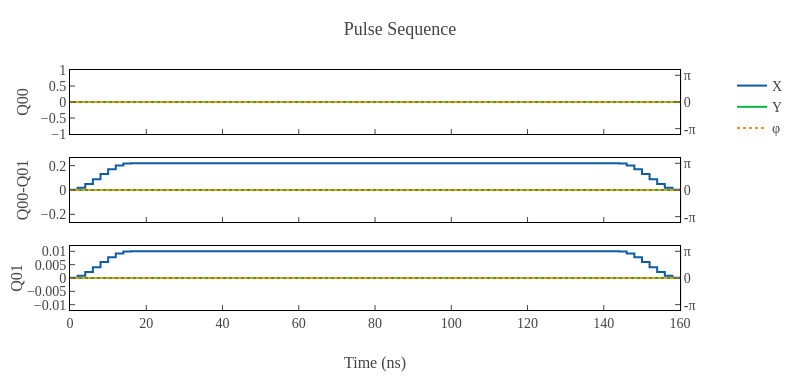

Write notebook code for a chart like this one.
### Markdown cell above
## 6. Inspect the cached `ZX90` schedule

Plot the calibrated schedule so you can inspect the pulse structure directly.

### Code cell
zx90 = exp.zx90(cr_control, cr_target)

display(zx90.plot())

### Figure 1 — Plotly figure (JSON) as saved in the notebook; plotly's stock layout.template omitted (floating-point values rounded to 4 significant figures)
{"data": [{"line": {"color": "#0C5DA5", "shape": "hv"}, "mode": "lines", "name": "X", "showlegend": true, "type": "scatter", "x": [0, 2, 4, 6, 8, 10, 12, 14, 16, 18, 20, 22, 24, 26, 28, 30, 32, 34, 36, 38, 40, 42, 44, 46, 48, 50, 52, 54, 56, 58, 60, 62, 64, 66, 68, 70, 72, 74, 76, 78, 80, 82, 84, 86, 88, 90, 92, 94, 96, 98, 100, 102, 104, 106, 108, 110, 112, 114, 116, 118, 120, 122, 124, 126, 128, 130, 132, 134, 136, 138, 140, 142, 144, 146, 148, 150, 152, 154, 156, 158, 160], "xaxis": "x", "y": [0, 0, 0, 0, 0, 0, 0, 0, 0, 0, 0, 0, 0, 0, 0, 0, 0, 0, 0, 0, 0, 0, 0, 0, 0, 0, 0, 0, 0, 0, 0, 0, 0, 0, 0, 0, 0, 0, 0, 0, 0, 0, 0, 0, 0, 0, 0, 0, 0, 0, 0, 0, 0, 0, 0, 0, 0, 0, 0, 0, 0, 0, 0, 0, 0, 0, 0, 0, 0, 0, 0, 0, 0, 0, 0, 0, 0, 0, 0, 0, 0], "yaxis": "y"}, {"line": {"color": "#00B945", "shape": "hv"}, "mode": "lines", "name": "Y", "showlegend": true, "type": "scatter", "x": [0, 2, 4, 6, 8, 10, 12, 14, 16, 18, 20, 22, 24, 26, 28, 30, 32, 34, 36, 38, 40, 42, 44, 46, 48, 50, 52, 54, 56, 58, 60, 62, 64, 66, 68, 70, 72, 74, 76, 78, 80, 82, 84, 86, 88, 90, 92, 94, 96, 98, 100, 102, 104, 106, 108, 110, 112, 114, 116, 118, 120, 122, 124, 126, 128, 130, 132, 134, 136, 138, 140, 142, 144, 146, 148, 150, 152, 154, 156, 158, 160], "xaxis": "x", "y": [0, 0, 0, 0, 0, 0, 0, 0, 0, 0, 0, 0, 0, 0, 0, 0, 0, 0, 0, 0, 0, 0, 0, 0, 0, 0, 0, 0, 0, 0, 0, 0, 0, 0, 0, 0, 0, 0, 0, 0, 0, 0, 0, 0, 0, 0, 0, 0, 0, 0, 0, 0, 0, 0, 0, 0, 0, 0, 0, 0, 0, 0, 0, 0, 0, 0, 0, 0, 0, 0, 0, 0, 0, 0, 0, 0, 0, 0, 0, 0, 0], "yaxis": "y"}, {"line": {"color": "#FF9500", "dash": "dot", "shape": "hv"}, "mode": "lines", "name": "φ", "showlegend": true, "type": "scatter", "x": [0, 2, 4, 6, 8, 10, 12, 14, 16, 18, 20, 22, 24, 26, 28, 30, 32, 34, 36, 38, 40, 42, 44, 46, 48, 50, 52, 54, 56, 58, 60, 62, 64, 66, 68, 70, 72, 74, 76, 78, 80, 82, 84, 86, 88, 90, 92, 94, 96, 98, 100, 102, 104, 106, 108, 110, 112, 114, 116, 118, 120, 122, 124, 126, 128, 130, 132, 134, 136, 138, 140, 142, 144, 146, 148, 150, 152, 154, 156, 158, 160], "xaxis": "x", "y": [0, 0, 0, 0, 0, 0, 0, 0, 0, 0, 0, 0, 0, 0, 0, 0, 0, 0, 0, 0, 0, 0, 0, 0, 0, 0, 0, 0, 0, 0, 0, 0, 0, 0, 0, 0, 0, 0, 0, 0, 0, 0, 0, 0, 0, 0, 0, 0, 0, 0, 0, 0, 0, 0, 0, 0, 0, 0, 0, 0, 0, 0, 0, 0, 0, 0, 0, 0, 0, 0, 0, 0, 0, 0, 0, 0, 0, 0, 0, 0, 0], "yaxis": "y2"}, {"line": {"color": "#0C5DA5", "shape": "hv"}, "mode": "lines", "name": "X", "showlegend": false, "type": "scatter", "x": [0, 2, 4, 6, 8, 10, 12, 14, 16, 18, 20, 22, 24, 26, 28, 30, 32, 34, 36, 38, 40, 42, 44, 46, 48, 50, 52, 54, 56, 58, 60, 62, 64, 66, 68, 70, 72, 74, 76, 78, 80, 82, 84, 86, 88, 90, 92, 94, 96, 98, 100, 102, 104, 106, 108, 110, 112, 114, 116, 118, 120, 122, 124, 126, 128, 130, 132, 134, 136, 138, 140, 142, 144, 146, 148, 150, 152, 154, 156, 158, 160], "xaxis": "x2", "y": [0.002102, 0.01843, 0.04861, 0.08804, 0.1307, 0.1702, 0.2003, 0.2167, 0.2188, 0.2188, 0.2188, 0.2188, 0.2188, 0.2188, 0.2188, 0.2188, 0.2188, 0.2188, 0.2188, 0.2188, 0.2188, 0.2188, 0.2188, 0.2188, 0.2188, 0.2188, 0.2188, 0.2188, 0.2188, 0.2188, 0.2188, 0.2188, 0.2188, 0.2188, 0.2188, 0.2188, 0.2188, 0.2188, 0.2188, 0.2188, 0.2188, 0.2188, 0.2188, 0.2188, 0.2188, 0.2188, 0.2188, 0.2188, 0.2188, 0.2188, 0.2188, 0.2188, 0.2188, 0.2188, 0.2188, 0.2188, 0.2188, 0.2188, 0.2188, 0.2188, 0.2188, 0.2188, 0.2188, 0.2188, 0.2188, 0.2188, 0.2188, 0.2188, 0.2188, 0.2188, 0.2188, 0.2188, 0.2167, 0.2003, 0.1702, 0.1307, 0.08804, 0.04861, 0.01843, 0.002102, 0.002102], "yaxis": "y3"}, {"line": {"color": "#00B945", "shape": "hv"}, "mode": "lines", "name": "Y", "showlegend": false, "type": "scatter", "x": [0, 2, 4, 6, 8, 10, 12, 14, 16, 18, 20, 22, 24, 26, 28, 30, 32, 34, 36, 38, 40, 42, 44, 46, 48, 50, 52, 54, 56, 58, 60, 62, 64, 66, 68, 70, 72, 74, 76, 78, 80, 82, 84, 86, 88, 90, 92, 94, 96, 98, 100, 102, 104, 106, 108, 110, 112, 114, 116, 118, 120, 122, 124, 126, 128, 130, 132, 134, 136, 138, 140, 142, 144, 146, 148, 150, 152, 154, 156, 158, 160], "xaxis": "x2", "y": [0, 0, 0, 0, 0, 0, 0, 0, 0, 0, 0, 0, 0, 0, 0, 0, 0, 0, 0, 0, 0, 0, 0, 0, 0, 0, 0, 0, 0, 0, 0, 0, 0, 0, 0, 0, 0, 0, 0, 0, 0, 0, 0, 0, 0, 0, 0, 0, 0, 0, 0, 0, 0, 0, 0, 0, 0, 0, 0, 0, 0, 0, 0, 0, 0, 0, 0, 0, 0, 0, 0, 0, 0, 0, 0, 0, 0, 0, 0, 0, 0], "yaxis": "y3"}, {"line": {"color": "#FF9500", "dash": "dot", "shape": "hv"}, "mode": "lines", "name": "φ", "showlegend": false, "type": "scatter", "x": [0, 2, 4, 6, 8, 10, 12, 14, 16, 18, 20, 22, 24, 26, 28, 30, 32, 34, 36, 38, 40, 42, 44, 46, 48, 50, 52, 54, 56, 58, 60, 62, 64, 66, 68, 70, 72, 74, 76, 78, 80, 82, 84, 86, 88, 90, 92, 94, 96, 98, 100, 102, 104, 106, 108, 110, 112, 114, 116, 118, 120, 122, 124, 126, 128, 130, 132, 134, 136, 138, 140, 142, 144, 146, 148, 150, 152, 154, 156, 158, 160], "xaxis": "x2", "y": [0, 0, 0, 0, 0, 0, 0, 0, 0, 0, 0, 0, 0, 0, 0, 0, 0, 0, 0, 0, 0, 0, 0, 0, 0, 0, 0, 0, 0, 0, 0, 0, 0, 0, 0, 0, 0, 0, 0, 0, 0, 0, 0, 0, 0, 0, 0, 0, 0, 0, 0, 0, 0, 0, 0, 0, 0, 0, 0, 0, 0, 0, 0, 0, 0, 0, 0, 0, 0, 0, 0, 0, 0, 0, 0, 0, 0, 0, 0, 0, 0], "yaxis": "y4"}, {"line": {"color": "#0C5DA5", "shape": "hv"}, "mode": "lines", "name": "X", "showlegend": false, "type": "scatter", "x": [0, 2, 4, 6, 8, 10, 12, 14, 16, 18, 20, 22, 24, 26, 28, 30, 32, 34, 36, 38, 40, 42, 44, 46, 48, 50, 52, 54, 56, 58, 60, 62, 64, 66, 68, 70, 72, 74, 76, 78, 80, 82, 84, 86, 88, 90, 92, 94, 96, 98, 100, 102, 104, 106, 108, 110, 112, 114, 116, 118, 120, 122, 124, 126, 128, 130, 132, 134, 136, 138, 140, 142, 144, 146, 148, 150, 152, 154, 156, 158, 160], "xaxis": "x3", "y": [9.607e-05, 0.0008427, 0.002222, 0.004025, 0.005975, 0.007778, 0.009157, 0.009904, 0.01, 0.01, 0.01, 0.01, 0.01, 0.01, 0.01, 0.01, 0.01, 0.01, 0.01, 0.01, 0.01, 0.01, 0.01, 0.01, 0.01, 0.01, 0.01, 0.01, 0.01, 0.01, 0.01, 0.01, 0.01, 0.01, 0.01, 0.01, 0.01, 0.01, 0.01, 0.01, 0.01, 0.01, 0.01, 0.01, 0.01, 0.01, 0.01, 0.01, 0.01, 0.01, 0.01, 0.01, 0.01, 0.01, 0.01, 0.01, 0.01, 0.01, 0.01, 0.01, 0.01, 0.01, 0.01, 0.01, 0.01, 0.01, 0.01, 0.01, 0.01, 0.01, 0.01, 0.01, 0.009904, 0.009157, 0.007778, 0.005975, 0.004025, 0.002222, 0.0008427, 9.607e-05, 9.607e-05], "yaxis": "y5"}, {"line": {"color": "#00B945", "shape": "hv"}, "mode": "lines", "name": "Y", "showlegend": false, "type": "scatter", "x": [0, 2, 4, 6, 8, 10, 12, 14, 16, 18, 20, 22, 24, 26, 28, 30, 32, 34, 36, 38, 40, 42, 44, 46, 48, 50, 52, 54, 56, 58, 60, 62, 64, 66, 68, 70, 72, 74, 76, 78, 80, 82, 84, 86, 88, 90, 92, 94, 96, 98, 100, 102, 104, 106, 108, 110, 112, 114, 116, 118, 120, 122, 124, 126, 128, 130, 132, 134, 136, 138, 140, 142, 144, 146, 148, 150, 152, 154, 156, 158, 160], "xaxis": "x3", "y": [0, 0, 0, 0, 0, 0, 0, 0, 0, 0, 0, 0, 0, 0, 0, 0, 0, 0, 0, 0, 0, 0, 0, 0, 0, 0, 0, 0, 0, 0, 0, 0, 0, 0, 0, 0, 0, 0, 0, 0, 0, 0, 0, 0, 0, 0, 0, 0, 0, 0, 0, 0, 0, 0, 0, 0, 0, 0, 0, 0, 0, 0, 0, 0, 0, 0, 0, 0, 0, 0, 0, 0, 0, 0, 0, 0, 0, 0, 0, 0, 0], "yaxis": "y5"}, {"line": {"color": "#FF9500", "dash": "dot", "shape": "hv"}, "mode": "lines", "name": "φ", "showlegend": false, "type": "scatter", "x": [0, 2, 4, 6, 8, 10, 12, 14, 16, 18, 20, 22, 24, 26, 28, 30, 32, 34, 36, 38, 40, 42, 44, 46, 48, 50, 52, 54, 56, 58, 60, 62, 64, 66, 68, 70, 72, 74, 76, 78, 80, 82, 84, 86, 88, 90, 92, 94, 96, 98, 100, 102, 104, 106, 108, 110, 112, 114, 116, 118, 120, 122, 124, 126, 128, 130, 132, 134, 136, 138, 140, 142, 144, 146, 148, 150, 152, 154, 156, 158, 160], "xaxis": "x3", "y": [0, 0, 0, 0, 0, 0, 0, 0, 0, 0, 0, 0, 0, 0, 0, 0, 0, 0, 0, 0, 0, 0, 0, 0, 0, 0, 0, 0, 0, 0, 0, 0, 0, 0, 0, 0, 0, 0, 0, 0, 0, 0, 0, 0, 0, 0, 0, 0, 0, 0, 0, 0, 0, 0, 0, 0, 0, 0, 0, 0, 0, 0, 0, 0, 0, 0, 0, 0, 0, 0, 0, 0, 0, 0, 0, 0, 0, 0, 0, 0, 0], "yaxis": "y6"}], "layout": {"height": 380, "title": {"text": "Pulse Sequence"}, "width": 800, "xaxis": {"anchor": "y", "domain": [0, 0.94], "matches": "x3", "showticklabels": false}, "xaxis2": {"anchor": "y3", "domain": [0, 0.94], "matches": "x3", "showticklabels": false}, "xaxis3": {"anchor": "y5", "domain": [0, 0.94], "title": {"text": "Time (ns)"}}, "yaxis": {"anchor": "x", "domain": [0.7333, 1], "range": [0, 0], "title": {"text": "Q00"}}, "yaxis2": {"anchor": "x", "overlaying": "y", "range": [-3.77, 3.77], "side": "right", "ticktext": ["-π", "0", "π"], "tickvals": [-3.142, 0, 3.142]}, "yaxis3": {"anchor": "x2", "domain": [0.3667, 0.6333], "range": [-0.2625, 0.2625], "title": {"text": "Q00-Q01"}}, "yaxis4": {"anchor": "x2", "overlaying": "y3", "range": [-3.77, 3.77], "side": "right", "ticktext": ["-π", "0", "π"], "tickvals": [-3.142, 0, 3.142]}, "yaxis5": {"anchor": "x3", "domain": [0, 0.2667], "range": [-0.012, 0.012], "title": {"text": "Q01"}}, "yaxis6": {"anchor": "x3", "overlaying": "y5", "range": [-3.77, 3.77], "side": "right", "ticktext": ["-π", "0", "π"], "tickvals": [-3.142, 0, 3.142]}}}
